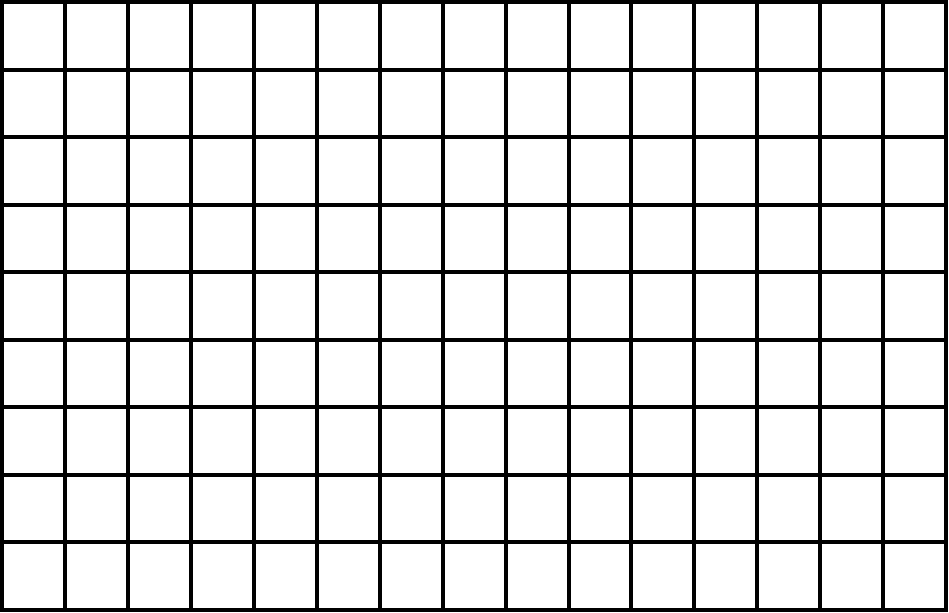
#> input picture COMS 575 – Computational Perception & Computer Vision/hw2/HW2/hw2_files/grid_only.png, 949 x 613 px, found by its file name
$ python p3.py   (older library calls are emulated)
#> lines starting #> are read from the running program, lines starting #| are printed output that depends on the picture; after the words box and inside, x2 and y2 are one past the last pixel; in counts of white or black regions, pixels touching at a corner belong together
import cv2
import random
import numpy as np
#path = '/Users/ibnefarabishihab/Desktop/Course materials /COMS 575/HW2/hw2_files/p1_output.png'
image = cv2.imread('/Users/ibnefarabishihab/Desktop/Course materials /COMS 575/HW2/hw2_files/grid_only.png')
#> image is the input picture: shape (613, 949, 3); 87.2% white; 1 black region, box (x1, y1, x2, y2) and area: (0, 0, 948, 612) 74528
gray = cv2.cvtColor(image, cv2.COLOR_BGR2GRAY)
binary = cv2.threshold(gray, 240, 255, cv2.THRESH_BINARY_INV)[1]

se_v = cv2.getStructuringElement(cv2.MORPH_RECT, (1, 50))
e1 = cv2.erode(binary, se_v)
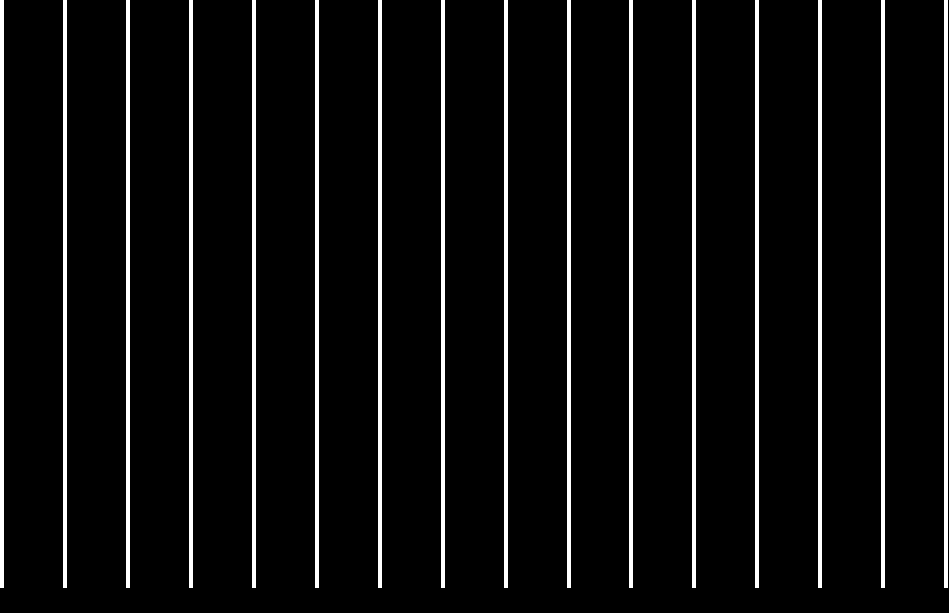
#> e1: shape (613, 949); 6.5% white; 16 white regions, largest, box (x1, y1, x2, y2) and area: (0, 0, 4, 588) 2352, (63, 0, 67, 588) 2352, (126, 0, 130, 588) 2352
vert = cv2.dilate(e1, se_v)
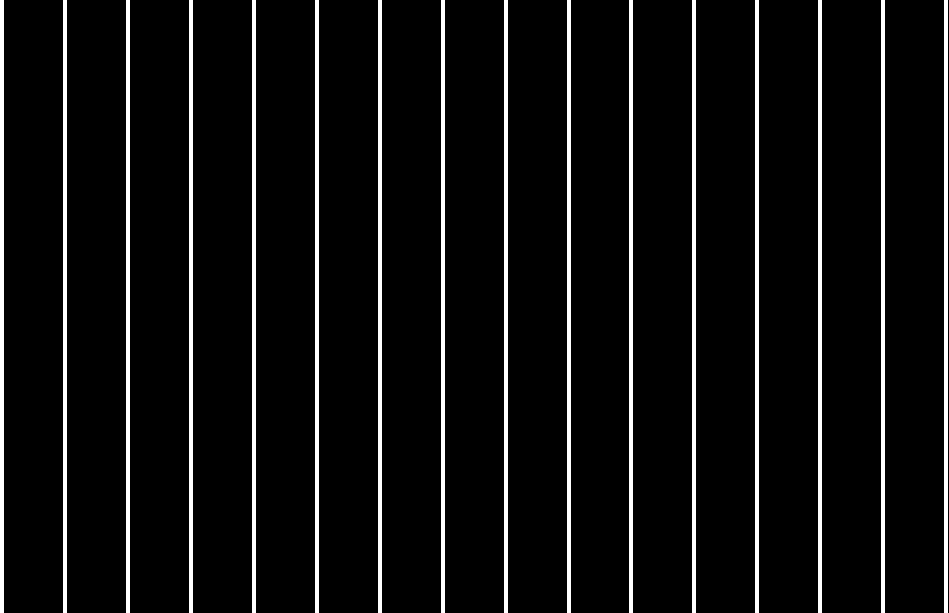
#> vert: shape (613, 949); 6.7% white; 16 white regions

img = cv2.threshold(e1, 200, 255, cv2.THRESH_BINARY)[1]
v_image, contours, _ = cv2.findContours(img.copy(), cv2.RETR_EXTERNAL, cv2.CHAIN_APPROX_NONE)
#> contours = 16 contours; largest, box (x1, y1, x2, y2) and area: (944, 0, 948, 588) 1761, (881, 0, 885, 588) 1761, (818, 0, 822, 588) 1761, (755, 0, 759, 588) 1761, (692, 0, 696, 588) 1761
rows = len(contours) - 1
#> rows = 15
print("Rows:", rows)
#| Rows: 15

se_h = cv2.getStructuringElement(cv2.MORPH_RECT, (50, 1))
e2 = cv2.erode(binary, se_h)
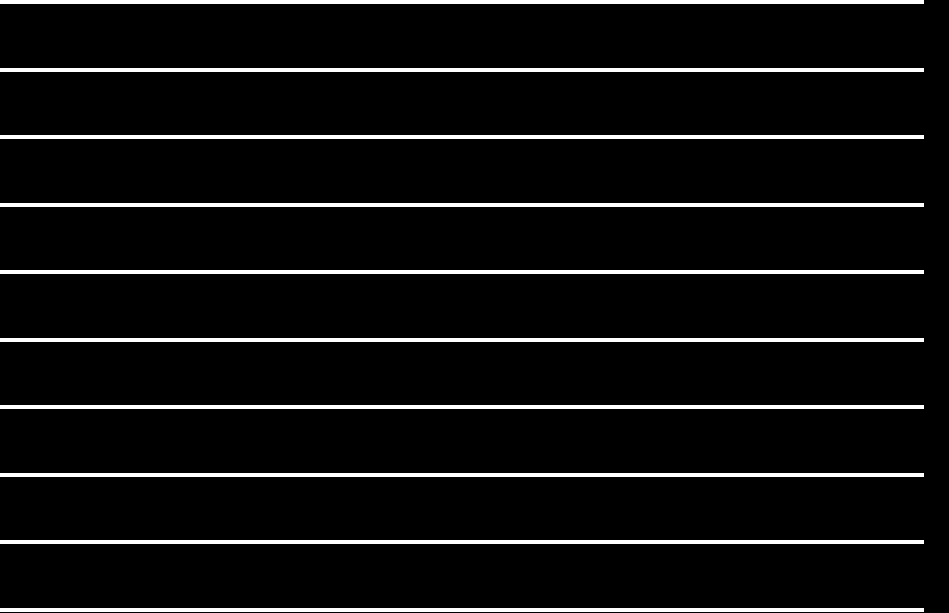
#> e2: shape (613, 949); 6.4% white; 10 white regions, largest, box (x1, y1, x2, y2) and area: (0, 0, 924, 4) 3696, (0, 68, 924, 72) 3696, (0, 135, 924, 139) 3696
horz = cv2.dilate(e2, se_h)
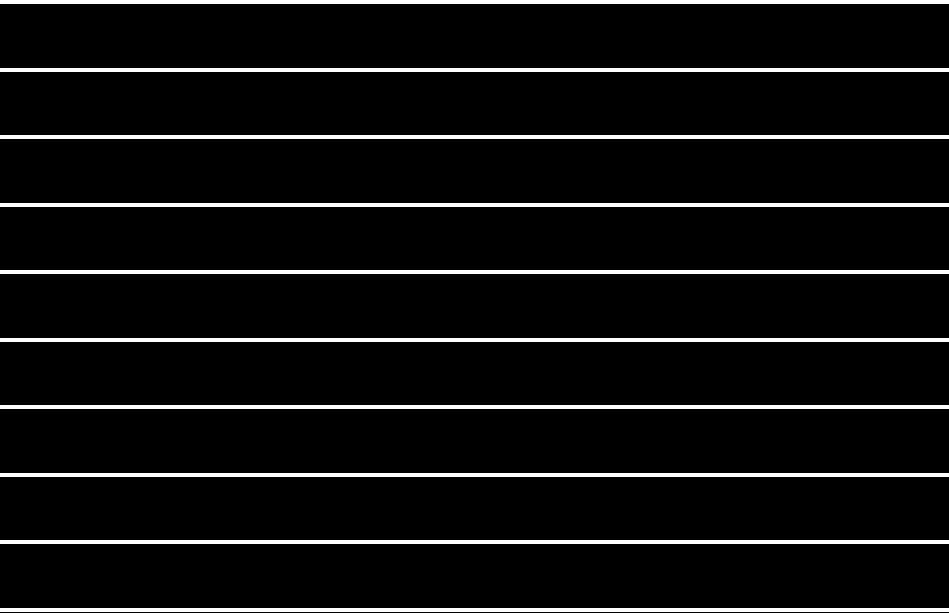
#> horz: shape (613, 949); 6.5% white; 10 white regions, largest, box (x1, y1, x2, y2) and area: (0, 0, 949, 4) 3796, (0, 68, 949, 72) 3796, (0, 135, 949, 139) 3796

img = cv2.threshold(e1, 200, 255, cv2.THRESH_BINARY)[1]
h_image, contours, _ = cv2.findContours(img.copy(), cv2.RETR_EXTERNAL, cv2.CHAIN_APPROX_NONE)
cols = len(contours) - 1
#> cols = 15
print("Cols:", cols)
#| Cols: 15

grid = ~cv2.bitwise_or(horz, vert)
#> grid: shape (613, 949); 87.2% white; 1 black region, box (x1, y1, x2, y2) and area: (0, 0, 949, 613) 74632
grid = cv2.cvtColor(grid, cv2.COLOR_GRAY2BGR)
colors = ~cv2.bitwise_and(~image, ~grid)

height, width = image.shape[:2]
#> height = 613; width = 949
mask = np.zeros((height + 2, width + 2), np.uint8)

print("Height:", height, "Width:", width)
#| Height: 613 Width: 949
row_size = height // rows
#> row_size = 40
col_size = width // cols
#> col_size = 63

for x in range(col_size//2, width, col_size):
    for y in range(row_size//2, height, row_size):
        b = random.randint(1, 255)
        g = random.randint(1, 255)
        r = random.randint(1, 255)

        colors = cv2.floodFill(colors, mask, (x, y), (b, g, r))[1]
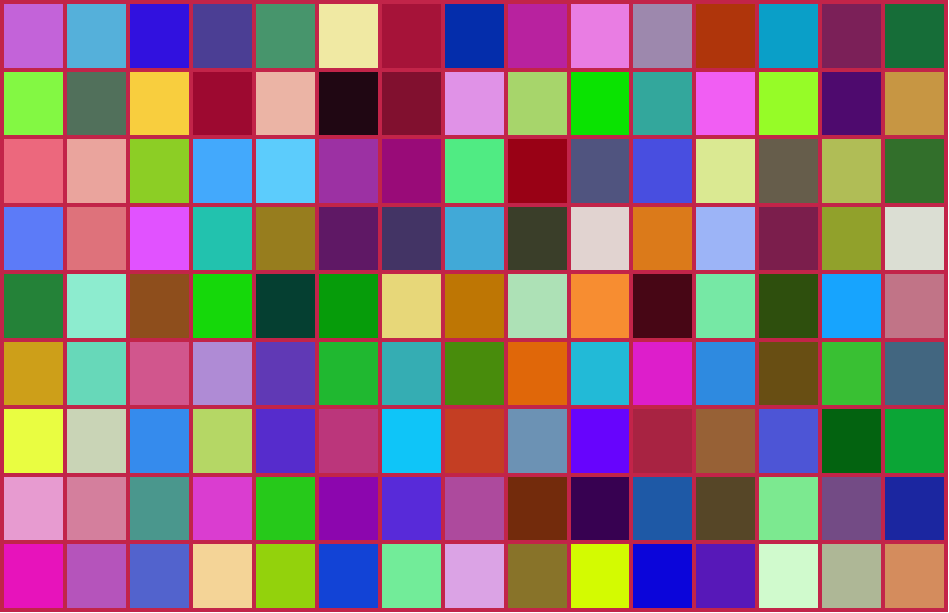
#> colors: shape (613, 949, 3); mean B, G, R 120.5, 112.7, 135.9

cv2.imwrite("p3_colors.png", colors)
cv2.imshow("Output", colors)

cv2.waitKey(0)

$ run again, with COMS 575 – Computational Perception & Computer Vision/hw2/HW2/hw2_files/ec1_search.png copied over COMS 575 – Computational Perception & Computer Vision/hw2/HW2/hw2_files/grid_only.png
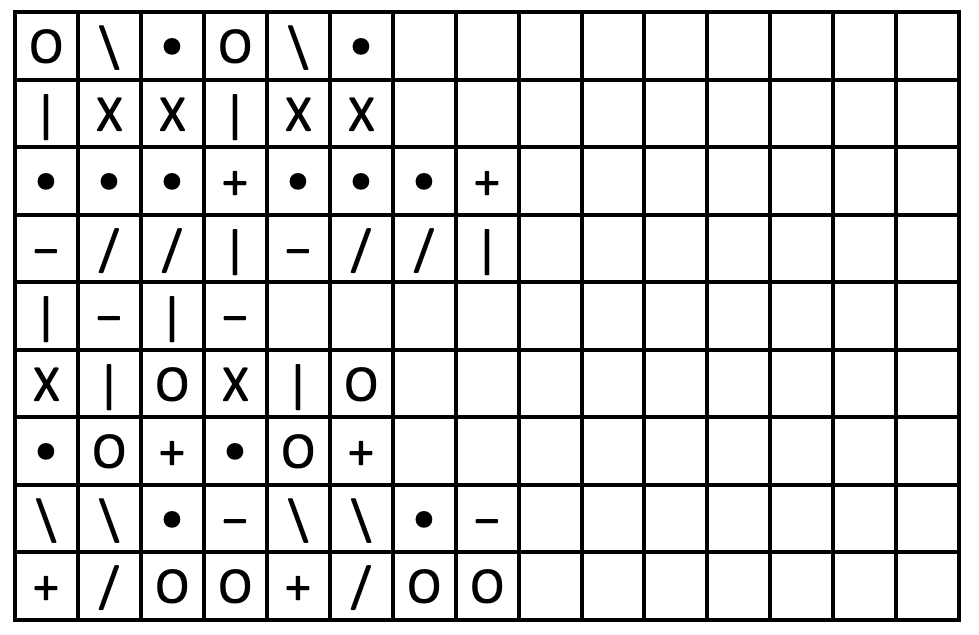
#> input picture COMS 575 – Computational Perception & Computer Vision/hw2/HW2/hw2_files/ec1_search.png, 979 x 635 px, found by its file name
#> image is the input picture: shape (635, 979, 3); min 0, max 255, mean 218.1
#> `binary = cv2.threshold(gray, 240, 255, cv2.THRESH_BINARY_INV)[1]`:
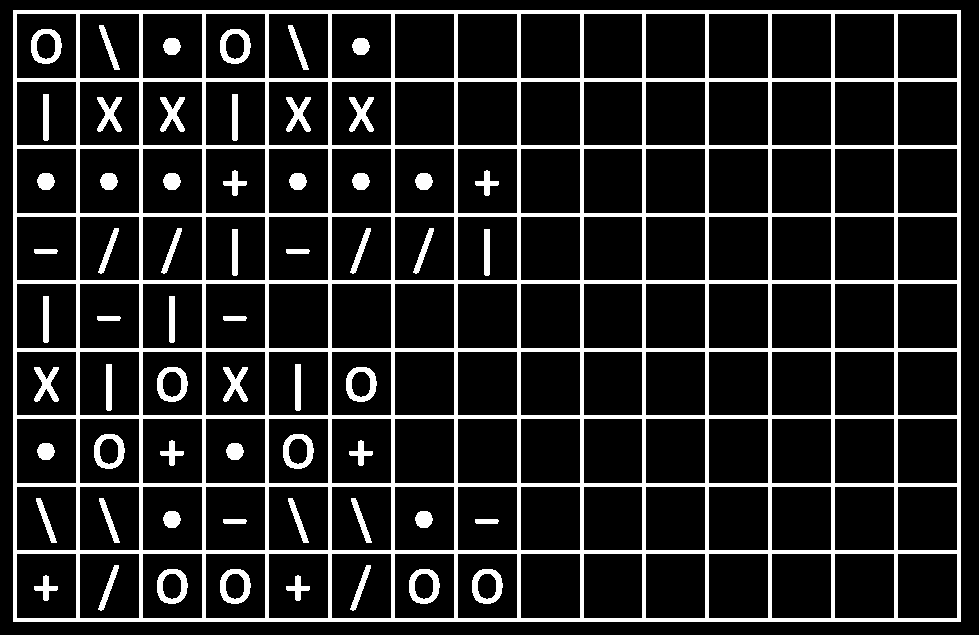
#> binary: shape (635, 979); 14.9% white; 61 white regions, largest, box (x1, y1, x2, y2) and area: (13, 10, 961, 622) 74528, (31, 29, 62, 64) 525, (220, 29, 251, 64) 525
#> e1: shape (635, 979); 5.8% white; 16 white regions, largest, box (x1, y1, x2, y2) and area: (13, 35, 17, 598) 2252, (76, 35, 80, 598) 2252, (139, 35, 143, 598) 2252
#> vert: shape (635, 979); 6.3% white; 16 white regions
#> contours = 16 contours; largest, box (x1, y1, x2, y2) and area: (957, 35, 961, 598) 1686, (894, 35, 898, 598) 1686, (831, 35, 835, 598) 1686, (768, 35, 772, 598) 1686, (705, 35, 709, 598) 1686
#> rows = 15
#| Rows: 15
#> e2: shape (635, 979); 5.8% white; 10 white regions, largest, box (x1, y1, x2, y2) and area: (38, 10, 937, 14) 3596, (38, 78, 937, 82) 3596, (38, 145, 937, 149) 3596
#> horz: shape (635, 979); 6.1% white; 10 white regions, largest, box (x1, y1, x2, y2) and area: (14, 10, 962, 14) 3792, (14, 78, 962, 82) 3792, (14, 145, 962, 149) 3792
#| Cols: 15
#| Height: 635 Width: 979
#> row_size = 42
#> col_size = 65
#> after the loop `for x in range(col_size//2, width, col_size):`:
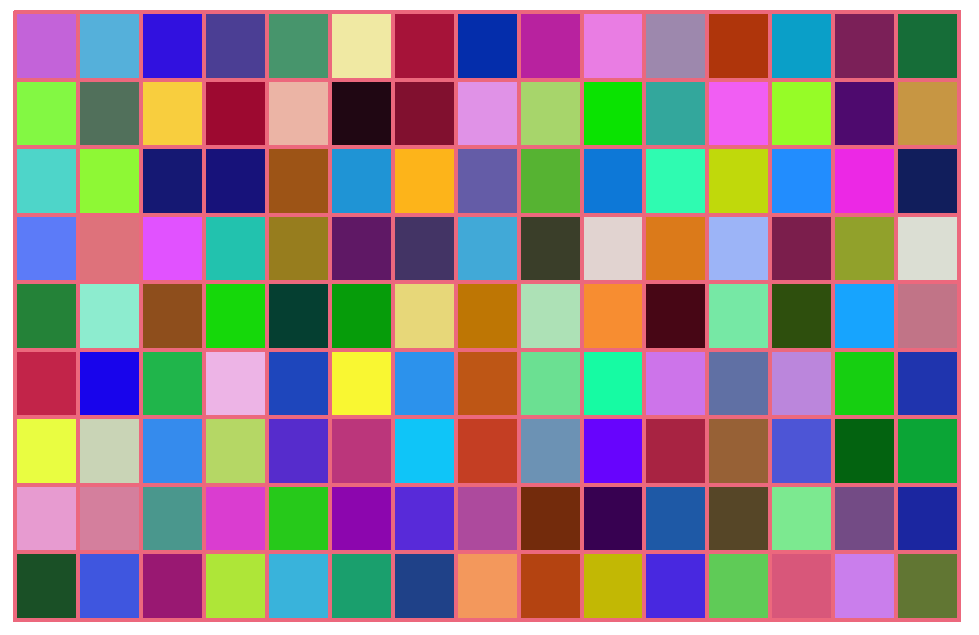
#> colors: shape (635, 979, 3); mean B, G, R 134.6, 129.1, 142.2

$ run again, with COMS 575 – Computational Perception & Computer Vision/hw2/HW2/hw2_files/ec2_NoisyPattern1.png copied over COMS 575 – Computational Perception & Computer Vision/hw2/HW2/hw2_files/grid_only.png
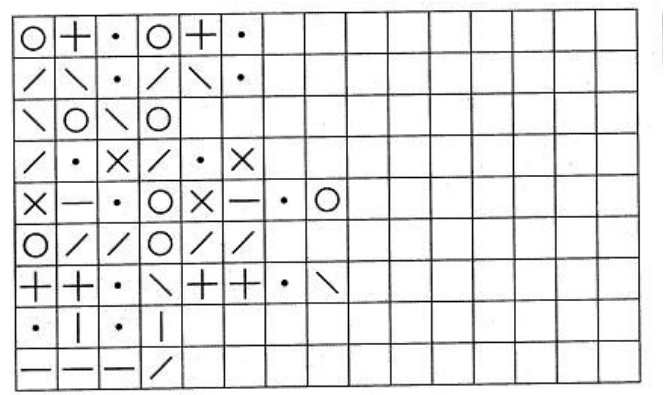
#> input picture COMS 575 – Computational Perception & Computer Vision/hw2/HW2/hw2_files/ec2_NoisyPattern1.png, 666 x 395 px, found by its file name
#> image is the input picture: shape (395, 666, 3); min 0, max 255, mean 229.7
#> `binary = cv2.threshold(gray, 240, 255, cv2.THRESH_BINARY_INV)[1]`:
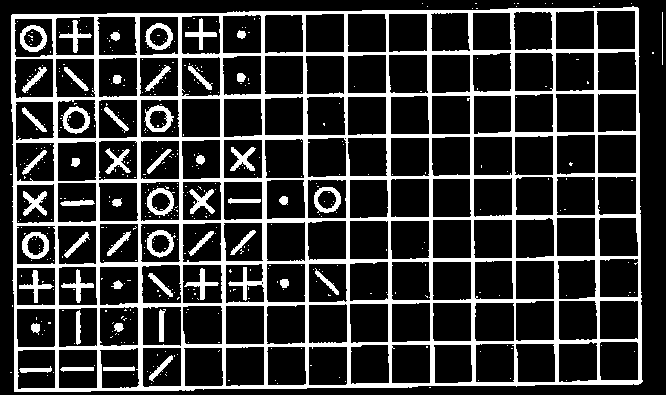
#> binary: shape (395, 666); 21.1% white; 467 white regions (414 under 20 px), largest, box (x1, y1, x2, y2) and area: (11, 6, 643, 392) 45370, (22, 232, 49, 259) 351, (144, 105, 174, 132) 347
#> e1: shape (395, 666); 6.7% white; 17 white regions (1 under 20 px), largest, box (x1, y1, x2, y2) and area: (137, 38, 143, 367) 1170, (553, 33, 559, 361) 1167, (53, 39, 59, 368) 1154
#> vert: shape (395, 666); 8.6% white; 17 white regions
#> contours = 17 contours, 1 with area under 20; largest, box (x1, y1, x2, y2) and area: (137, 38, 143, 367) 838, (553, 33, 559, 361) 836, (53, 39, 59, 368) 822, (303, 36, 309, 365) 822, (261, 36, 267, 365) 820
#> rows = 16
#| Rows: 16
#> e2: shape (395, 666); 6.7% white; 10 white regions, largest, box (x1, y1, x2, y2) and area: (38, 132, 616, 143) 1860, (39, 380, 619, 392) 1844, (36, 8, 615, 18) 1812
#> horz: shape (395, 666); 8.7% white; 10 white regions, largest, box (x1, y1, x2, y2) and area: (15, 380, 644, 392) 2432, (14, 132, 641, 143) 2399, (12, 90, 640, 101) 2348
#| Cols: 16
#| Height: 395 Width: 666
#> row_size = 24
#> col_size = 41
#> after the loop `for x in range(col_size//2, width, col_size):`:
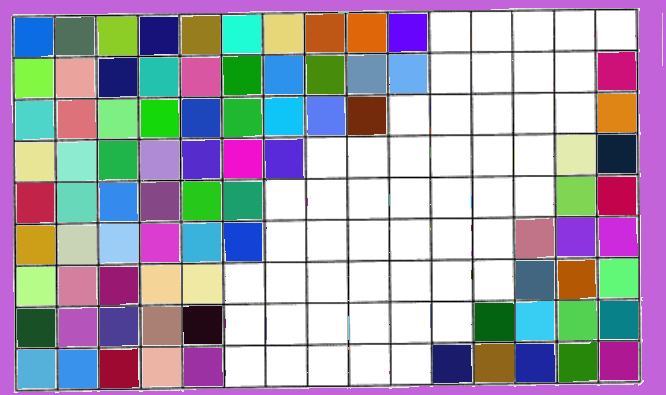
#> colors: shape (395, 666, 3); mean B, G, R 176.1, 161.9, 167.1

$ run again, with COMS 575 – Computational Perception & Computer Vision/hw2/HW2/hw2_files/ec2_NoisyPattern2.png copied over COMS 575 – Computational Perception & Computer Vision/hw2/HW2/hw2_files/grid_only.png
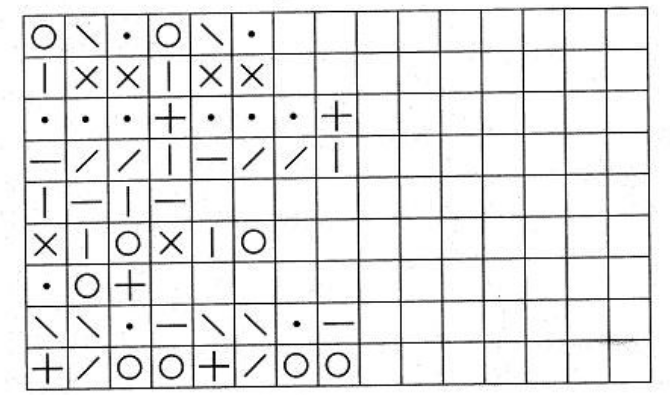
#> input picture COMS 575 – Computational Perception & Computer Vision/hw2/HW2/hw2_files/ec2_NoisyPattern2.png, 670 x 395 px, found by its file name
#> image is the input picture: shape (395, 670, 3); min 0, max 255, mean 228.7
#> `binary = cv2.threshold(gray, 240, 255, cv2.THRESH_BINARY_INV)[1]`:
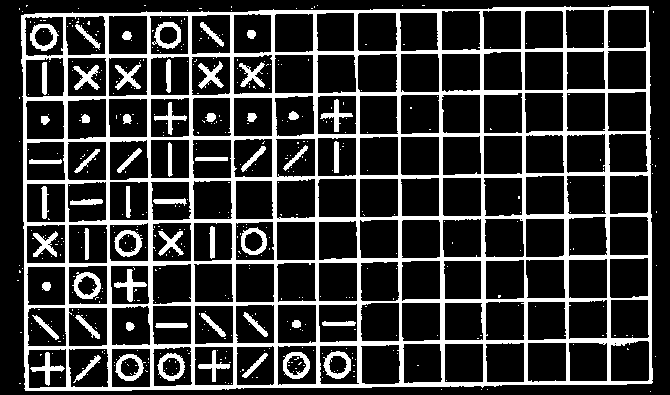
#> binary: shape (395, 670); 21.6% white; 486 white regions (428 under 20 px), largest, box (x1, y1, x2, y2) and area: (21, 6, 653, 391) 45698, (323, 351, 351, 379) 360, (72, 272, 101, 299) 356
#> e1: shape (395, 670); 6.8% white; 16 white regions, largest, box (x1, y1, x2, y2) and area: (147, 37, 153, 366) 1206, (563, 31, 569, 361) 1175, (480, 34, 486, 363) 1172
#> vert: shape (395, 670); 8.6% white; 16 white regions
#> contours = 16 contours; largest, box (x1, y1, x2, y2) and area: (147, 37, 153, 366) 875, (563, 31, 569, 361) 844, (480, 34, 486, 363) 842, (272, 34, 278, 364) 834, (439, 34, 445, 363) 827
#> rows = 15
#| Rows: 15
#> e2: shape (395, 670); 6.7% white; 10 white regions, largest, box (x1, y1, x2, y2) and area: (49, 381, 629, 391) 1937, (49, 255, 628, 267) 1892, (49, 338, 628, 349) 1871
#> horz: shape (395, 670); 8.8% white; 10 white regions, largest, box (x1, y1, x2, y2) and area: (25, 255, 653, 267) 2480, (25, 381, 654, 391) 2427, (24, 89, 651, 101) 2410
#| Cols: 15
#| Height: 395 Width: 670
#> row_size = 26
#> col_size = 44
#> after the loop `for x in range(col_size//2, width, col_size):`:
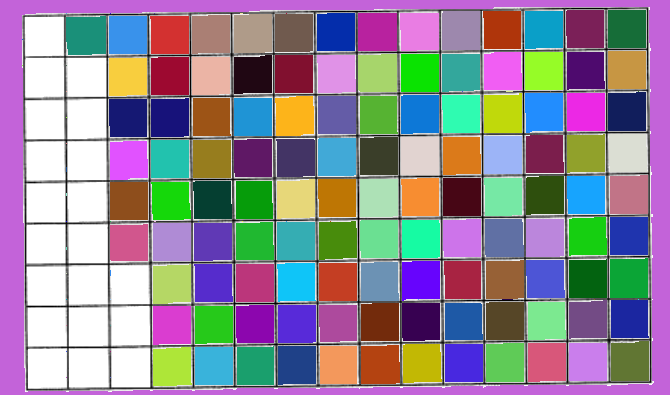
#> colors: shape (395, 670, 3); mean B, G, R 148.1, 134.7, 143.3
